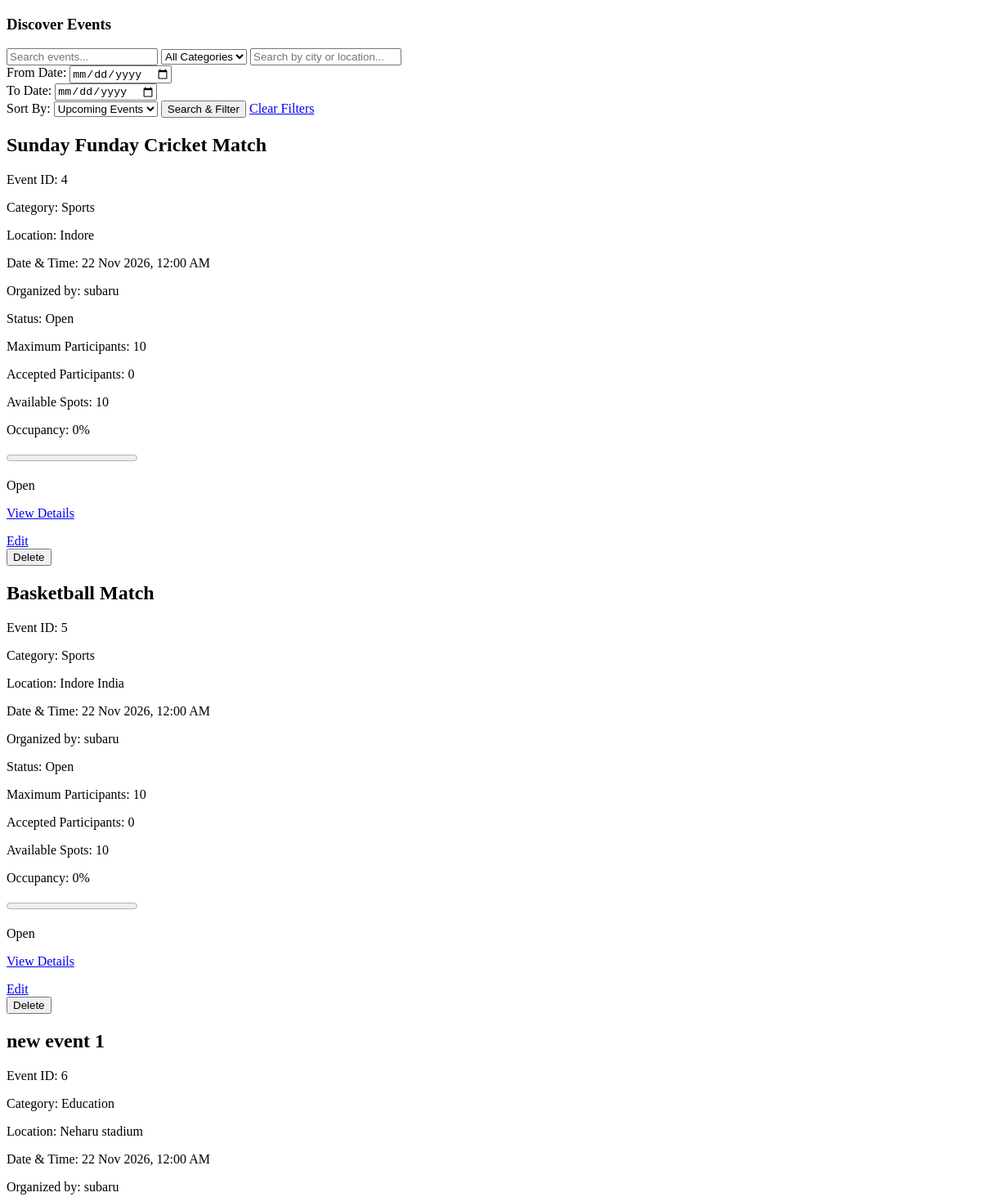
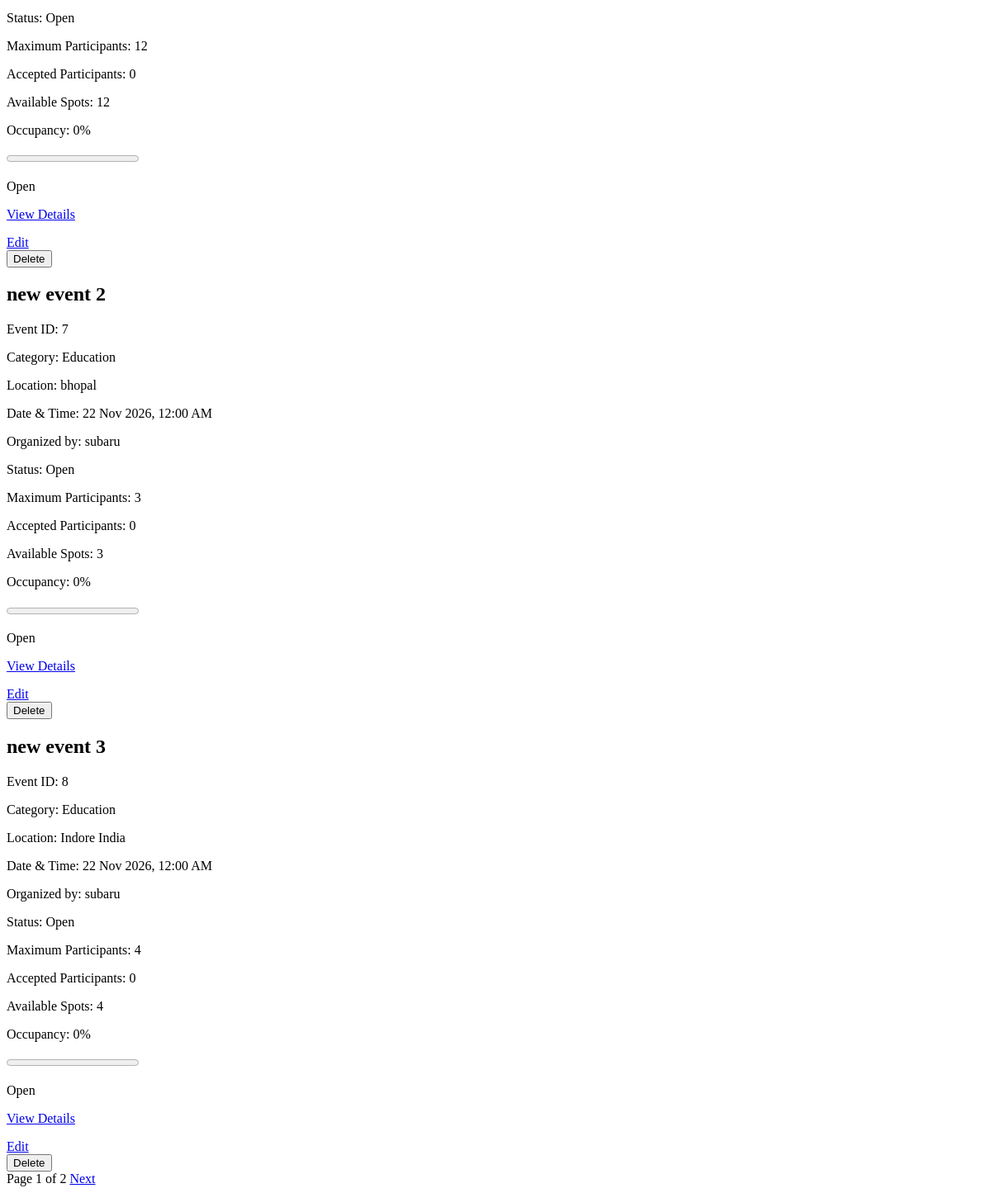
/events/ (signed in), run on the app's committed database (2 pictures, top to bottom).
### events/models.py (models this page shows, shortened)
class Event(models.Model):
    STATUS_CHOICES = [
        ('OPEN', 'Open'),
        ('FULL', 'Full'),
        ('CANCELLED', 'Cancelled'),
    ]
    title = models.CharField(max_length=100)
    description = models.TextField()
    category = models.ForeignKey(
        Category,
        on_delete=models.PROTECT,
        related_name='events'
    )
    created_by = models.ForeignKey(
        settings.AUTH_USER_MODEL,
        on_delete=models.CASCADE,
        related_name='created_events'
    )
    location = models.CharField(max_length=200)
    event_date = models.DateTimeField()
    max_participants = models.PositiveIntegerField()
    status = models.CharField(
        max_length=10,
        choices=STATUS_CHOICES,
        default='OPEN'
    )
    created_at = models.DateTimeField(auto_now_add=True)
    updated_at = models.DateTimeField(auto_now=True)

class Category(models.Model):
    name = models.CharField(max_length=100, unique=True)
    description = models.TextField(blank=True)

### accounts/models.py (models this page shows, shortened)
class User(AbstractUser):
    email = models.EmailField(unique=True)

### events/views.py (the view, shortened to what this page needs)
@login_required
def event_list(request):
    events = Event.objects.filter(
        status='OPEN'
    ).select_related(
        'category',
        'created_by'
    ).annotate(
        accepted_count=Count(
            'participation_requests',
            filter=Q(participation_requests__status='ACCEPTED')
        )
    ).annotate(
        available_spots=F('max_participants') - F('accepted_count')
    ).annotate(
        occupancy_percentage=ExpressionWrapper(
            F('accepted_count') * 100.0 / F('max_participants'),
            output_field=FloatField()
        )
    )
    categories = Category.objects.all()
    category_id = request.GET.get('category')
    search_query = request.GET.get('q', '')
    location_query = request.GET.get('location', '')
    start_date = request.GET.get('start_date', '')
    end_date = request.GET.get('end_date', '')
    if search_query:
        events = events.filter(title__icontains=search_query)
    if category_id:
        events = events.filter(category__id=category_id)
    if location_query:
        events = events.filter(location__icontains=location_query)
    if start_date:
        events = events.filter(event_date__date__gte=start_date)
    if end_date:
        events = events.filter(event_date__date__lte=end_date)
    sort_by = request.GET.get('sort', 'upcoming')
    if sort_by == 'upcoming':
        events = events.filter(
            event_date__gte=timezone.now()
        ).order_by('event_date')
    elif sort_by == 'newest':
        events = events.order_by('-created_at')
    elif sort_by == 'oldest':
        events = events.order_by('created_at')
    else:
        sort_by = 'upcoming'
        events = events.filter(
            event_date__gte=timezone.now()
        ).order_by('event_date')
    paginator = Paginator(events, 5)
    page_number = request.GET.get('page')
    page_obj = paginator.get_page(page_number)
    return render(
        request,
        'events/event_list.html',
        {
            'events': page_obj,
            'search_query': search_query,
            'categories': categories,
            'category_id': category_id,
            'location_query': location_query,
            'start_date': start_date,
            'end-date': end_date,
            'page_obj': page_obj,
            'sort_by': sort_by
        }
    )

### events/templates/events/event_list.html (shortened to what this page needs)
<!DOCTYPE html>
<html lang="en">
<head>
</head>
<body>
    <h3>Discover Events</h3>
    <form method="GET" action="{% url 'event_list' %}">
        <input
            type="text"
            name="q"
            placeholder="Search events..."
            value="{{ search_query }}"
        >
        <select name="category">
            <option value="">All Categories</option>
        </select>
        <input
            type="text"
            name="location"
            placeholder="Search by city or location..."
            value="{{ location_query }}"
        >
        <div>
            <label for="start_date">From Date:</label>
            <input
                type="date"
                id="start_date"
                name="start_date"
                value="{{ start_date }}"
                max="{{ end_date }}"
            >
        </div>
        <div>
            <label for="end_date">To Date:</label>
            <input
                type="date"
                id="end_date"
                name="end_date"
                value="{{ end_date }}"
                min="{{ start_date }}"
            >
        </div>
        <label for="sort">Sort By:</label>
        <select name="sort" id="sort">
            <option value="upcoming"
                {% if sort_by == 'upcoming' %}selected{% endif %}>
                Upcoming Events
            </option>
        </select>
        <button type="submit">Search & Filter</button>
        <a href="{% url 'event_list' %}">Clear Filters</a>
    </form>
    {% for event in events %}
        <div class="event-card">
            <h2>{{ event.title }}</h2>
            <p>Event ID: {{ event.pk }}</p>
            <p>Category: {{ event.category.name }}</p>
            <p>Location: {{ event.location }}</p>
            <p>
                Date & Time:
                {{ event.event_date|date:"d M Y, h:i A" }}
            </p>
            <p>Organized by: {{ event.created_by.username }}</p>
            <p>
                Status:
                {{ event.get_status_display }}
            </p>
            <p>
                Maximum Participants: {{ event.max_participants }}
            </p>
            <p>Accepted Participants: {{ event.accepted_count }}</p>
            <p>Available Spots: {{ event.available_spots }}</p>
            <div class="progress-container">
                <p>
                    Occupancy: {{ event.occupancy_percentage|floatformat:0 }}%
                </p>
                <progress
                    class="event-progress"
                    value="{{ event.accepted_count }}"
                    max="{{ event.max_participants }}">
                </progress>
            </div>
            {% if event.available_spots == 0 %}
                <p>Full</p>
            {% elif event.available_spots <= 2 %}
                <p> Filling Fast</p>
            {% else %}
                <p>Open</p>
            {% endif %}
            <p>
                <a href="{% url 'event_detail' event.pk %}">
                    View Details
                </a>
            </p>
            {% if request.user == event.created_by %}
                <a href="{% url 'edit_event' event.pk %}">Edit</a>
                <form method="POST"
                    action="{% url 'delete_event' event.pk %}"
                    onsubmit="return confirm('Are you sure you want to delete this event?');">
                    <button type="submit">Delete</button>
                </form>
            {% endif %}
        </div>
    {% empty %}
        <p>No events available.</p>
    {% endfor %}
    <div class="pagination">
        <span>
            Page {{ page_obj.number }} of {{ page_obj.paginator.num_pages }}
        </span>
        {% if page_obj.has_next %}
            <a href="?q={{ search_query }}&category={{ category_id|default:'' }}&location={{ location_query }}&start_date={{ start_date }}&end_date={{ end_date }}&sort={{ sort_by }}&page={{ page_obj.next_page_number }}">
                Next
            </a>
        {% endif %}
    </div>
</body>
</html>

### events/templates/events/event_list.html (style rules this page uses)
.progress-container { margin: 15px 0; }

### data on the page
Event: title "Sunday Funday Cricket Match", pk "4", category.name "Sports", location "Indore", event_date "22 Nov 2026, 12:00 AM", created_by.username "subaru", status "Open", max_participants "10", accepted_count "0", available_spots "10", occupancy_percentage "0", shows "Edit"
Event: title "Basketball Match", pk "5", category.name "Sports", location "Indore India", event_date "22 Nov 2026, 12:00 AM", created_by.username "subaru", status "Open", max_participants "10", accepted_count "0", available_spots "10", occupancy_percentage "0", shows "Edit"
Event: title "new event 1", pk "6", category.name "Education", location "Neharu stadium", event_date "22 Nov 2026, 12:00 AM", created_by.username "subaru", status "Open", max_participants "12", accepted_count "0", available_spots "12", occupancy_percentage "0", shows "Edit"
Event: title "new event 2", pk "7", category.name "Education", location "bhopal", event_date "22 Nov 2026, 12:00 AM", created_by.username "subaru", status "Open", max_participants "3", accepted_count "0", available_spots "3", occupancy_percentage "0", shows "Edit"
Event: title "new event 3", pk "8", category.name "Education", location "Indore India", event_date "22 Nov 2026, 12:00 AM", created_by.username "subaru", status "Open", max_participants "4", accepted_count "0", available_spots "4", occupancy_percentage "0", shows "Edit"

### other printed values
{{ page_obj.number }} "1"
{{ page_obj.paginator.num_pages }} "2"
